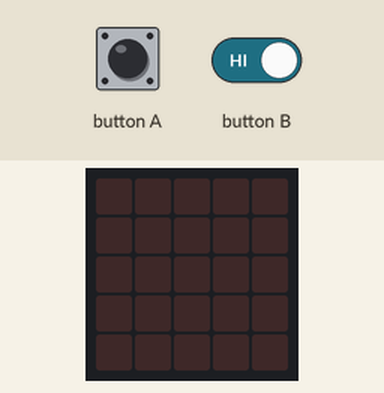
Bench run of a program on a simulated BBC micro:bit running MicroPython. On the bench: the board's 5×5 LED display. The inputs (shaded band) are chosen by the test bench.

Above: at 1.2 s.
1.3 s: button A pressed for 0.15 s
At 11.0 s:
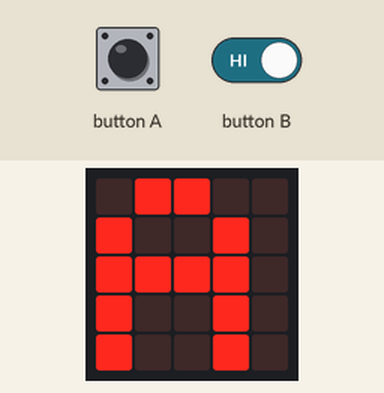
11.5 s: button A driven LOW and button B driven LOW
At 21.0 s:
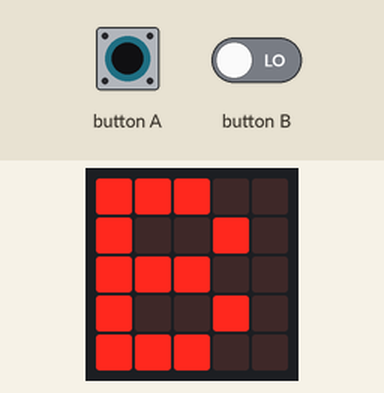
Timing chart, 0 to 22.5 s (numbered marks = the images above; inputs shaded):
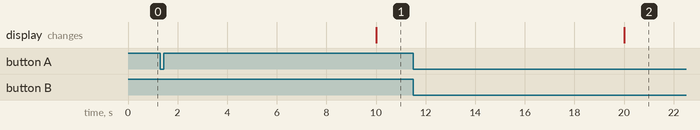

Measured:
- after the input at 1.3 s, the display: changes after 8.7 s (image 1)
- after the input at 11.5 s, the display: changes after 8.5 s (image 2)

The program:

button_is_vs_was_pressed_microbit.py
```python
# button_is_vs_was_pressed.py

'''
TODO: Figure out what the difference is and how it can be demonstrated.
'''

# Import modules
from microbit import *

# Run loop forever
while True:
    if button_a.was_pressed():
        display.show('A')
    if button_b.is_pressed():
        display.show('B')
        sleep(1000)
    sleep(10000)
```
